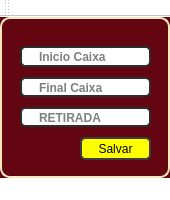
<?xml version="1.0" encoding="UTF-8"?>
<ui version="4.0">
 <class>MainWindow</class>
 <widget class="QMainWindow" name="MainWindow">
  <property name="geometry">
   <rect>
    <x>0</x>
    <y>0</y>
    <width>170</width>
    <height>200</height>
   </rect>
  </property>
  <property name="minimumSize">
   <size>
    <width>170</width>
    <height>200</height>
   </size>
  </property>
  <property name="maximumSize">
   <size>
    <width>170</width>
    <height>200</height>
   </size>
  </property>
  <property name="windowTitle">
   <string>Caixa</string>
  </property>
  <property name="windowIcon">
   <iconset>
    <normaloff>:/ICON/projetoFechamentoCx.png</normaloff>:/ICON/projetoFechamentoCx.png</iconset>
  </property>
  <property name="styleSheet">
   <string notr="true">background-color: rgb(255, 255, 255);</string>
  </property>
  <widget class="QWidget" name="centralwidget">
   <property name="styleSheet">
    <string notr="true">background-color: rgb(99, 6, 17);
</string>
   </property>
   <layout class="QHBoxLayout" name="horizontalLayout">
    <property name="spacing">
     <number>0</number>
    </property>
    <property name="leftMargin">
     <number>0</number>
    </property>
    <property name="topMargin">
     <number>0</number>
    </property>
    <property name="rightMargin">
     <number>0</number>
    </property>
    <property name="bottomMargin">
     <number>0</number>
    </property>
    <item>
     <widget class="QFrame" name="frame_2">
      <property name="maximumSize">
       <size>
        <width>16777215</width>
        <height>16777215</height>
       </size>
      </property>
      <property name="styleSheet">
       <string notr="true">

QFrame{
background-color: rgb(99, 6, 17);

border-radius: 10px;
border: 2px solid rgb(245, 230, 189);
	color: rgb(0, 0, 0);
}

QFrame:houver{
	border: 2px solid rgb(65, 65, 65);
background-position: center;

}</string>
      </property>
      <property name="frameShape">
       <enum>QFrame::NoFrame</enum>
      </property>
      <property name="frameShadow">
       <enum>QFrame::Raised</enum>
      </property>
      <widget class="QPushButton" name="salvarCx">
       <property name="geometry">
        <rect>
         <x>80</x>
         <y>120</y>
         <width>71</width>
         <height>23</height>
        </rect>
       </property>
       <property name="styleSheet">
        <string notr="true">QPushButton{
 	border: 2px solid rgb(60, 60, 60);
	background-color: rgb(255, 255, 0);
	border-radius: 5px;
}

QPushButton:hover{
 	border: 2px solid rgb(255, 255, 0);
	background-color: rgb(255, 255, 0);
}

QPushButton:pressed{
 	border: 2px solid rgb(205, 205, 24);
	background-color: rgb(200, 205, 205);
    
	color: rgb(35, 35, 35);
}</string>
       </property>
       <property name="text">
        <string>Salvar</string>
       </property>
      </widget>
      <widget class="QLineEdit" name="inicioCx">
       <property name="geometry">
        <rect>
         <x>20</x>
         <y>29</y>
         <width>131</width>
         <height>21</height>
        </rect>
       </property>
       <property name="font">
        <font>
         <weight>75</weight>
         <bold>true</bold>
        </font>
       </property>
       <property name="styleSheet">
        <string notr="true">

QLineEdit{
	border: 2px solid rgb(45, 45, 45);
 	border-radius: 5px;
    padding: 15px;
    color: rgb(0, 0, 0);
	background-color: rgb(255, 255, 255);
}
QLineEdit:hover{
	border: 2px solid rgb(55, 55, 55);
}
QLineEdit:focus{
	border: 2px solid rgb(255, 207, 0);
     color: rgb(0, 0, 0);
}</string>
       </property>
       <property name="placeholderText">
        <string>Inicio Caixa</string>
       </property>
      </widget>
      <widget class="QLineEdit" name="terminoCx">
       <property name="geometry">
        <rect>
         <x>20</x>
         <y>60</y>
         <width>131</width>
         <height>20</height>
        </rect>
       </property>
       <property name="font">
        <font>
         <weight>75</weight>
         <bold>true</bold>
        </font>
       </property>
       <property name="styleSheet">
        <string notr="true">

QLineEdit{
	border: 2px solid rgb(45, 45, 45);
 	border-radius: 5px;
    padding: 15px;
    color: rgb(0, 0, 0);
	background-color: rgb(255, 255, 255);
}
QLineEdit:hover{
	border: 2px solid rgb(55, 55, 55);
}
QLineEdit:focus{
	border: 2px solid rgb(255, 207, 0);
     color: rgb(0, 0, 0);
}</string>
       </property>
       <property name="text">
        <string/>
       </property>
       <property name="frame">
        <bool>false</bool>
       </property>
       <property name="echoMode">
        <enum>QLineEdit::Normal</enum>
       </property>
       <property name="dragEnabled">
        <bool>false</bool>
       </property>
       <property name="readOnly">
        <bool>false</bool>
       </property>
       <property name="placeholderText">
        <string>Final Caixa</string>
       </property>
       <property name="cursorMoveStyle">
        <enum>Qt::LogicalMoveStyle</enum>
       </property>
       <property name="clearButtonEnabled">
        <bool>false</bool>
       </property>
      </widget>
      <widget class="QLineEdit" name="retirada">
       <property name="geometry">
        <rect>
         <x>20</x>
         <y>90</y>
         <width>131</width>
         <height>20</height>
        </rect>
       </property>
       <property name="font">
        <font>
         <weight>75</weight>
         <bold>true</bold>
        </font>
       </property>
       <property name="styleSheet">
        <string notr="true">

QLineEdit{
	border: 2px solid rgb(45, 45, 45);
 	border-radius: 5px;
    padding: 15px;
    color: rgb(0, 0, 0);
	background-color: rgb(255, 255, 255);
}
QLineEdit:hover{
	border: 2px solid rgb(55, 55, 55);
}
QLineEdit:focus{
	border: 2px solid rgb(255, 207, 0);
     color: rgb(0, 0, 0);
}</string>
       </property>
       <property name="placeholderText">
        <string>RETIRADA</string>
       </property>
      </widget>
     </widget>
    </item>
   </layout>
  </widget>
  <widget class="QMenuBar" name="menubar">
   <property name="geometry">
    <rect>
     <x>0</x>
     <y>0</y>
     <width>170</width>
     <height>21</height>
    </rect>
   </property>
  </widget>
  <widget class="QStatusBar" name="statusbar"/>
  <widget class="QToolBar" name="toolBar">
   <property name="windowTitle">
    <string>toolBar</string>
   </property>
   <attribute name="toolBarArea">
    <enum>TopToolBarArea</enum>
   </attribute>
   <attribute name="toolBarBreak">
    <bool>false</bool>
   </attribute>
  </widget>
 </widget>
 <resources>
  <include location="../fechamentoCaixa/folder_rc.qrc"/>
 </resources>
 <connections/>
</ui>
